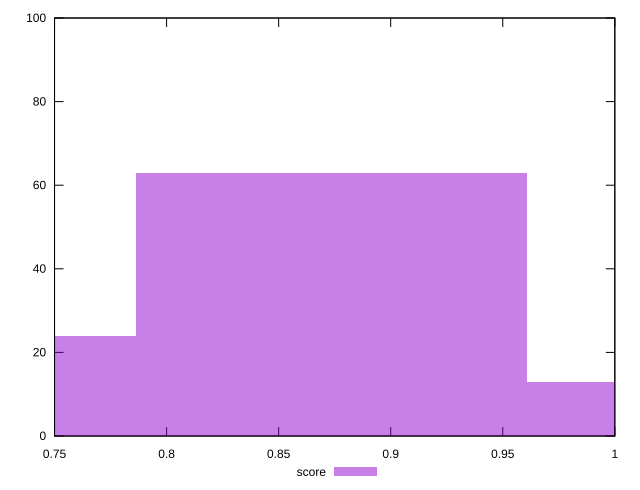

Generate this figure with gnuplot:
reset

$score <<EOF
0.8736553637774755 63
1.0483864365329705 13
0.6989242910219804 24
EOF

set key outside below
set boxwidth 0.1747310727554951
set xrange [0.75:1]
set yrange [0:100]
set trange [0:100]
set style fill transparent solid 0.5 noborder
set terminal svg size 640, 490 enhanced background rgb 'white'
set output "report_00017_2021-02-10T15-08-03.406Z/unused-css-rules/samples/pages+cached+noadtech/score/histogram.svg"

plot $score title "score" with boxes

reset
